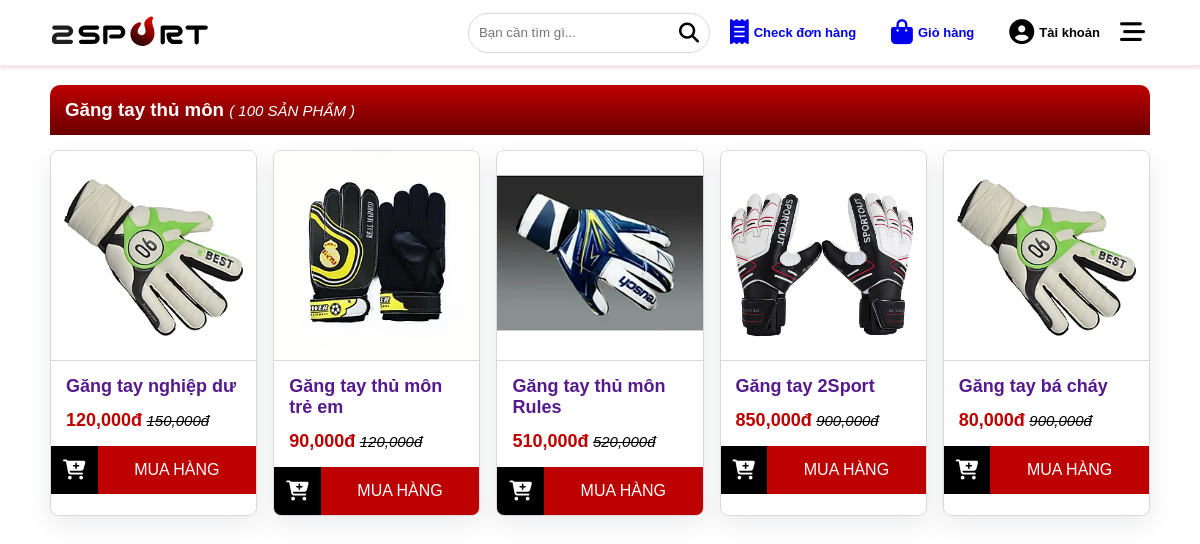
The app's page /index.php?act=sanpham&id=5 with its own data.
### tables this page shows
CREATE TABLE `category` (
  `id` int(11) NOT NULL,
  `name` varchar(255) NOT NULL,
  `img` varchar(255) NOT NULL
);

CREATE TABLE `product` (
  `id` int(11) NOT NULL,
  `name` varchar(255) NOT NULL,
  `img` varchar(255) NOT NULL,
  `des` varchar(2000) NOT NULL,
  `view` int(11) NOT NULL,
  `status` int(1) NOT NULL,
  `idCategory` int(11) NOT NULL
);

### model/pdo.php (called while the page is built, shortened)
<?php
function pdo_get_connection(){
    $servername = "localhost";
    $username = "root";
    $password = "";
    try {
        $conn = new PDO("mysql:host=$servername;dbname=duan1", $username, $password);
        $conn->setAttribute(PDO::ATTR_ERRMODE, PDO::ERRMODE_EXCEPTION);
        return $conn;
    } catch(PDOException $e) {
        echo "Connection failed: " . $e->getMessage();
    }
}
function pdo_query($sql){
    $sql_args=array_slice(func_get_args(),1);
    try{
        $conn=pdo_get_connection();
        $stmt=$conn->prepare($sql);
        $stmt->execute($sql_args);
        $rows=$stmt->fetchAll();
        return $rows;
    }
    catch(PDOException $e){
        throw $e;
    }
    finally{
        unset($conn);
    }
}
?>

### model/sanpham.php (called while the page is built, shortened)
<?php
function list_sanpham_danhmuc($id){
    $sql = "SELECT product.id, product.name, product.img, variants.price, variants.discount, category_main.name
    AS category_name FROM product JOIN category AS category_main ON product.idCategory = category_main.id
    JOIN ( SELECT idProduct, price, discount, id as idVariant FROM variants GROUP BY idProduct ) AS variants
    ON product.id = variants.idProduct JOIN category AS category_variants
    ON product.idCategory = category_variants.id WHERE product.idCategory = $id";
    $result = pdo_query($sql);
    return $result;
}
?>

### view/danhmucsampham.php (the view, shortened to what this page needs)
<main class="container">
    <div class="product-wp">
        <h3><?= $listsp[0]['category_name'] ?> <span>( 100 SẢN PHẨM )</span></h3>
        <div class="product-ins">
        <?php
        foreach ($listsp as $sp){
            extract($sp);
        ?>
            <div class="product-item">
                <div class="detail">
                    <a href="" class="detail-img">
                        <img src="assets/img/<?= $img ?>" alt="">
                    </a>
                </div>
                <div class="product-describe">
                    <a href=""><p><?= $name ?></p></a>
                    <span class="price-new"><?= number_format($discount) ?>đ</span>
                    <span class="price-origin">
                        <del><?= number_format($price) ?>đ</del>
                    </span>
                </div>
                <div class="buy-cart">
                    <form action="index.php?act=addcart" method="post" enctype="multipart/form-data">
                        <button type="submit" class="addcart-product"><i class="fa-solid fa-cart-plus fa-shake"></i></button>
                    </form>
                    <a href="" class="buy-product"><button>MUA HÀNG</button></a>
                </div>
            </div>
        <?php } ?>
        </div>
    </div>
</main>

### assets/style/style-user.css (style rules this page uses)
* { padding: 0; margin: 0; box-sizing: border-box; font-family: arial; }
:root { --bg-color-main:#BD0000; --bg-color-ins: #fff; --bg-color-black-ins:#000; }
.container { width: calc((1320 / 1440) * 100%); margin: 0 auto; }
.fa-solid { font-size: 25px; padding: 0px 5px; }
.product-wp { max-width: 100%; margin: 20px 0px; }
.product-wp h3 { height: 50px; width: 100%; border-radius: 10px 10px 0px 0px; background: linear-gradient(180deg, #BD0000 0%, #5A0000 120%); color: var(--bg-color-ins); line-height: 50px; padding: 0px 15px; }
.product-wp h3 span { font-size: 15px; font-weight: 300; font-style: italic; }
.product-ins { display: grid; grid-template-columns: 1fr 1fr 1fr 1fr 1fr; gap: 1em; padding: 15px 0px; }
.product-item { max-width: 100%; border: 1px solid #d9d9d9; border-radius: 8px; overflow: hidden; box-shadow: rgba(149, 157, 165, 0.2) 0px 8px 24px; }
.product-item a img { width: 100%; }
.product-describe { border-top: 1px solid #d9d9d9; padding: 15px; }
.detail { position: relative; }
.product-describe a { text-decoration: none; }
.product-describe p { font-size: 18px; font-weight: 600; }
.product-describe .price-new { color: var(--bg-color-main); font-size: 18px; font-weight: 600; }
.product-describe .price-origin { font-size: 15px; font-style: italic; padding-top: 15px; display: inline-block; }
.buy-cart { display: flex; justify-content: space-between; }
.buy-cart .fa-cart-plus { padding: 12px; color: var(--bg-color-ins); border-radius: 5px; font-size: 20px; }
.addcart-product { background-color: var(--bg-color-black-ins); width: auto; text-align: center; border: none; outline: none; height: 100%; cursor: pointer; }
.buy-cart .buy-product { padding: 15px 20px; cursor: pointer; width: 100%; background-color: var(--bg-color-main); text-align: center; }
.buy-cart .buy-product button { outline: none; border: none; background: none; color: var(--bg-color-ins); font-size: 16px; }

### records on screen
category: name "Găng tay thủ môn"
product: img (picture), name "Găng tay nghiệp dư", discount "120,000", price "150,000"
product: img (picture), name "Găng tay thủ môn trẻ em", discount "90,000", price "120,000"
product: img (picture), name "Găng tay thủ môn Rules", discount "510,000", price "520,000"
product: img (picture), name "Găng tay 2Sport", discount "850,000", price "900,000"
product: img (picture), name "Găng tay bá cháy", discount "80,000", price "900,000"
